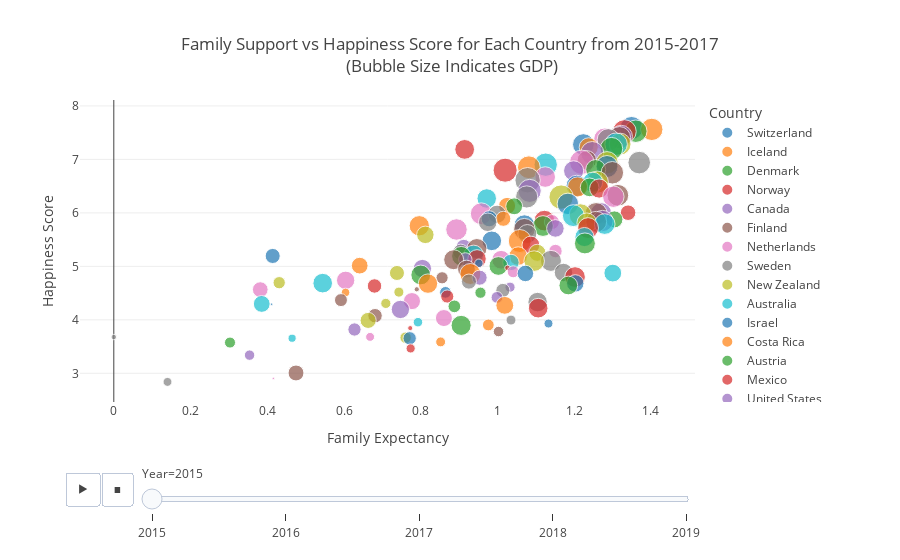

Notebook code cell kept with this figure:
### Code cell
# Family Support vs Happiness Score for Each Country from 2015-2017
 fig = px.scatter(eda_df,
                x='Family',
                y='Happiness Score',
                size='GDP',
                color='Country',
                template='xgridoff',
                animation_frame='Year',
                labels={'Family':'Family Expectancy'},
                title='Family Support vs Happiness Score for Each Country from 2015-2017<br> (Bubble Size Indicates GDP)')
fig.show()
